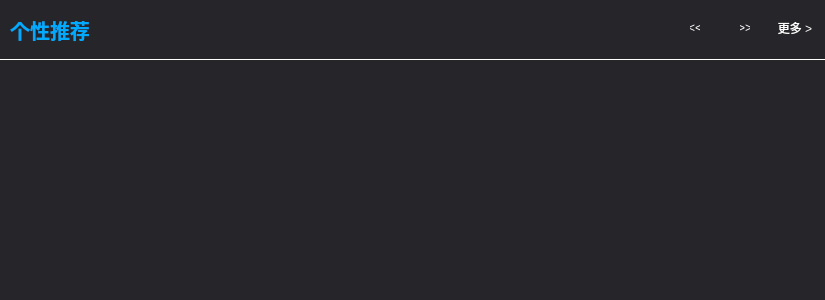
<?xml version="1.0" encoding="UTF-8"?>
<ui version="4.0">
 <class>GalleryItemForm</class>
 <widget class="QWidget" name="GalleryItemForm">
  <property name="geometry">
   <rect>
    <x>0</x>
    <y>0</y>
    <width>825</width>
    <height>300</height>
   </rect>
  </property>
  <property name="minimumSize">
   <size>
    <width>0</width>
    <height>300</height>
   </size>
  </property>
  <property name="windowTitle">
   <string>Form</string>
  </property>
  <property name="styleSheet">
   <string notr="true">background-color: #25252a;</string>
  </property>
  <layout class="QHBoxLayout" name="horizontalLayout_3">
   <property name="spacing">
    <number>0</number>
   </property>
   <property name="leftMargin">
    <number>0</number>
   </property>
   <property name="topMargin">
    <number>0</number>
   </property>
   <property name="rightMargin">
    <number>0</number>
   </property>
   <property name="bottomMargin">
    <number>0</number>
   </property>
   <item>
    <layout class="QVBoxLayout" name="verticalLayout_2">
     <property name="spacing">
      <number>0</number>
     </property>
     <item>
      <widget class="QWidget" name="widget_rec_title" native="true">
       <property name="minimumSize">
        <size>
         <width>0</width>
         <height>60</height>
        </size>
       </property>
       <property name="maximumSize">
        <size>
         <width>16777215</width>
         <height>60</height>
        </size>
       </property>
       <property name="styleSheet">
        <string notr="true">QWidget
{
border:1px solid transparent;
border-bottom-color:white;
}
</string>
       </property>
       <layout class="QHBoxLayout" name="horizontalLayout_2">
        <property name="spacing">
         <number>0</number>
        </property>
        <property name="leftMargin">
         <number>0</number>
        </property>
        <property name="topMargin">
         <number>0</number>
        </property>
        <property name="rightMargin">
         <number>0</number>
        </property>
        <property name="bottomMargin">
         <number>0</number>
        </property>
        <item>
         <layout class="QHBoxLayout" name="horizontalLayout">
          <item>
           <widget class="QPushButton" name="pushButton_title">
            <property name="minimumSize">
             <size>
              <width>90</width>
              <height>50</height>
             </size>
            </property>
            <property name="maximumSize">
             <size>
              <width>16777215</width>
              <height>50</height>
             </size>
            </property>
            <property name="styleSheet">
             <string notr="true">QPushButton
{
background-color:transparent;
color:#00aaff;
font-size:20px;
font-weight:700;
border:none;
margin-left:10px;
}

QPushButton:hover
{
color:#00aaff;
}</string>
            </property>
            <property name="text">
             <string>个性推荐</string>
            </property>
           </widget>
          </item>
          <item>
           <spacer name="horizontalSpacer">
            <property name="orientation">
             <enum>Qt::Horizontal</enum>
            </property>
            <property name="sizeHint" stdset="0">
             <size>
              <width>40</width>
              <height>20</height>
             </size>
            </property>
           </spacer>
          </item>
          <item>
           <widget class="QWidget" name="widget" native="true">
            <property name="minimumSize">
             <size>
              <width>100</width>
              <height>60</height>
             </size>
            </property>
            <property name="maximumSize">
             <size>
              <width>100</width>
              <height>60</height>
             </size>
            </property>
            <layout class="QHBoxLayout" name="horizontalLayout_5">
             <property name="spacing">
              <number>0</number>
             </property>
             <property name="leftMargin">
              <number>0</number>
             </property>
             <property name="topMargin">
              <number>0</number>
             </property>
             <property name="rightMargin">
              <number>0</number>
             </property>
             <property name="bottomMargin">
              <number>0</number>
             </property>
             <item>
              <layout class="QHBoxLayout" name="horizontalLayout_4">
               <property name="spacing">
                <number>0</number>
               </property>
               <item>
                <widget class="QPushButton" name="pushButton_itemprevious">
                 <property name="minimumSize">
                  <size>
                   <width>20</width>
                   <height>36</height>
                  </size>
                 </property>
                 <property name="maximumSize">
                  <size>
                   <width>20</width>
                   <height>36</height>
                  </size>
                 </property>
                 <property name="styleSheet">
                  <string notr="true">QPushButton
{
background-color:transparent;
margin-right:10px;
margin-bottom:5px;
color: #ffffff;
border:none;
}

QPushButton:hover
{
color: #ff0000;
}</string>
                 </property>
                 <property name="text">
                  <string>&lt;&lt;</string>
                 </property>
                </widget>
               </item>
               <item>
                <widget class="QLabel" name="label_page">
                 <property name="minimumSize">
                  <size>
                   <width>30</width>
                   <height>36</height>
                  </size>
                 </property>
                 <property name="maximumSize">
                  <size>
                   <width>30</width>
                   <height>36</height>
                  </size>
                 </property>
                 <property name="styleSheet">
                  <string notr="true">QLabel
{
background-color:transparent;
margin-right:10px;
margin-bottom:5px;
color: #ffffff;
border:none;
}

QLabel:hover
{
color: #ff0000;
}</string>
                 </property>
                 <property name="text">
                  <string/>
                 </property>
                </widget>
               </item>
               <item>
                <widget class="QPushButton" name="pushButton_itemnext">
                 <property name="minimumSize">
                  <size>
                   <width>20</width>
                   <height>36</height>
                  </size>
                 </property>
                 <property name="maximumSize">
                  <size>
                   <width>20</width>
                   <height>36</height>
                  </size>
                 </property>
                 <property name="styleSheet">
                  <string notr="true">QPushButton
{
background-color:transparent;
margin-right:10px;
margin-bottom:5px;
color: #ffffff;
border:none;
}

QPushButton:hover
{
color: #ff0000;
}</string>
                 </property>
                 <property name="text">
                  <string>&gt;&gt;</string>
                 </property>
                </widget>
               </item>
              </layout>
             </item>
            </layout>
           </widget>
          </item>
          <item>
           <layout class="QVBoxLayout" name="verticalLayout">
            <item>
             <widget class="QPushButton" name="pushButton_more">
              <property name="minimumSize">
               <size>
                <width>50</width>
                <height>50</height>
               </size>
              </property>
              <property name="maximumSize">
               <size>
                <width>50</width>
                <height>16777215</height>
               </size>
              </property>
              <property name="styleSheet">
               <string notr="true">QPushButton
{
background-color:transparent;
margin-right:10px;
margin-bottom:5px;
color: #ffffff;
border:none;
}

QPushButton:hover
{
color: #ff0000;
}</string>
              </property>
              <property name="text">
               <string>更多 &gt;</string>
              </property>
             </widget>
            </item>
           </layout>
          </item>
         </layout>
        </item>
       </layout>
      </widget>
     </item>
     <item>
      <widget class="QListWidget" name="listWidget_itempic">
       <property name="minimumSize">
        <size>
         <width>0</width>
         <height>300</height>
        </size>
       </property>
       <property name="maximumSize">
        <size>
         <width>16777215</width>
         <height>16777215</height>
        </size>
       </property>
       <property name="styleSheet">
        <string notr="true">QListWidget
{
border:none;
}
QListWidget::item
{
margin:10px 10px 10px 10px;
color:transparent;
/*border: 1px solid red;*/
/*background-color: yellow;*/
}

QListWidget::item:selected
{
color:transparent;
background-color: transparent;
}

QListWidget::item:hover
{
color:transparent;
background-color: transparent;
}</string>
       </property>
      </widget>
     </item>
    </layout>
   </item>
  </layout>
 </widget>
 <resources/>
 <connections/>
</ui>
